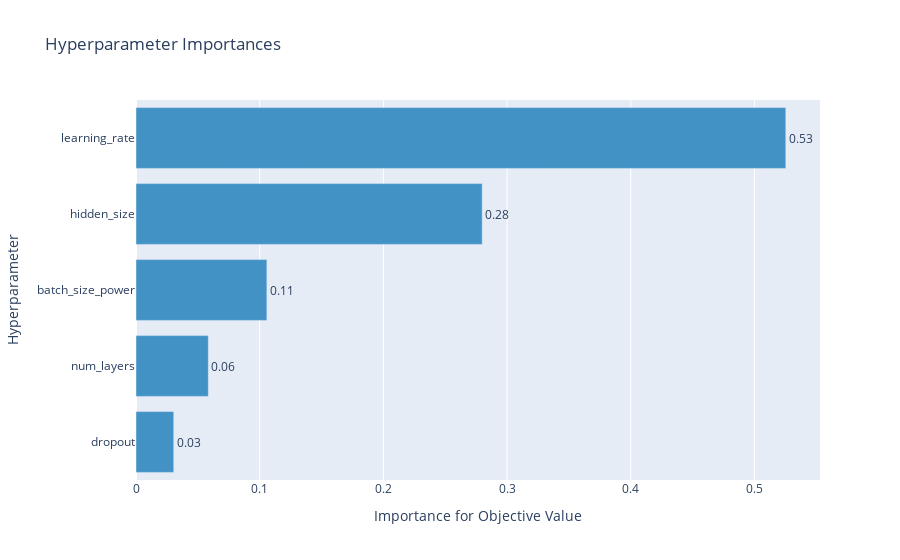

The cell this chart's notebook holds for it:
### Code cell
optuna.visualization.plot_param_importances(study)

### Figure 1 — Plotly figure (JSON) as saved in the notebook; plotly's stock layout.template omitted (floating-point values rounded to 4 significant figures)
{"data": [{"cliponaxis": false, "hovertemplate": ["dropout (DiscreteUniformDistribution): 0.03052044248996155<extra></extra>", "num_layers (IntUniformDistribution): 0.0584546580227796<extra></extra>", "batch_size_power (IntUniformDistribution): 0.10581293336707248<extra></extra>", "hidden_size (IntUniformDistribution): 0.27988308830528147<extra></extra>", "learning_rate (LogUniformDistribution): 0.5253288778149049<extra></extra>"], "marker": {"color": "rgb(66,146,198)"}, "orientation": "h", "text": ["0.03052044248996155", "0.0584546580227796", "0.10581293336707248", "0.27988308830528147", "0.5253288778149049"], "textposition": "outside", "texttemplate": "%{text:.2f}", "type": "bar", "x": [0.03052, 0.05845, 0.1058, 0.2799, 0.5253], "y": ["dropout", "num_layers", "batch_size_power", "hidden_size", "learning_rate"]}], "layout": {"showlegend": false, "title": {"text": "Hyperparameter Importances"}, "xaxis": {"title": {"text": "Importance for Objective Value"}}, "yaxis": {"title": {"text": "Hyperparameter"}}}}
